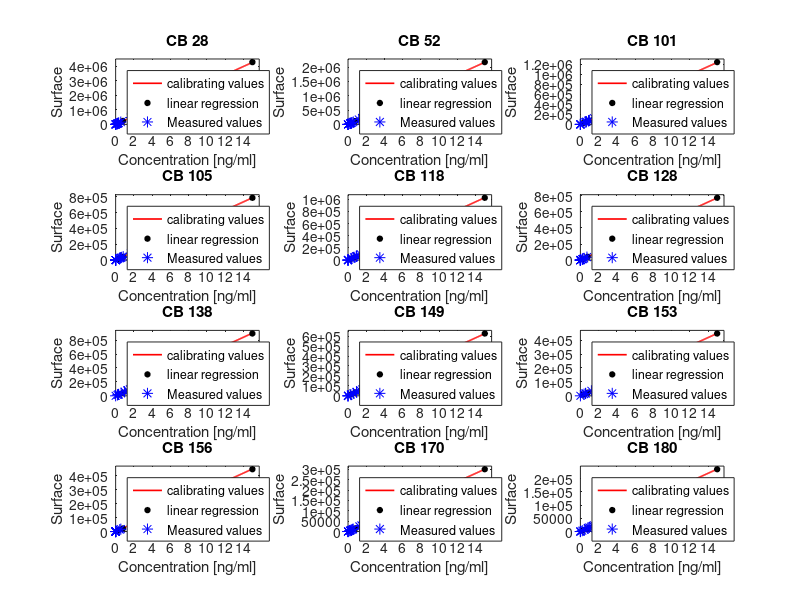

The MATLAB source for this figure: (Note: this script raises an error after producing the figure.)
clear all;
close all;
clc;
set(0,'DefaultFigureWindowStyle','docked');
load('data_PCB_PAH.mat');
load('data_PCB_old.mat');

% -------------------------------------------------------------------------
% Plotting the graphs for all PCB
% -------------------------------------------------------------------------

fig_PCB_all = figure(1);
PCB_concentrations = zeros(12,13);
%     PCB_concentrations_Unite = zeros(12,13);
%for each PCB:
for i=1:12
    pl = polyfit([PCB_calibrate(i,1) PCB_calibrate(i,3) PCB_calibrate(i,5) PCB_calibrate(i,7)],[PCB_calibrate(i,2) PCB_calibrate(i,4) PCB_calibrate(i,6) PCB_calibrate(i,8)],1);
    x = linspace(PCB_calibrate(i,1),PCB_calibrate(i,7),200);
    PCB_concentrations(i,:) = (PCB_datas(i,:))./pl(1);
%     PCB_concentrations_Unite(i,:) = PCB_concentrations(i,:)*0.946/5000;
    subplot(4,3,i);
    %linear regression
    lr = plot(x,pl(1)*x,'-','color','red','LineWidth',1.2);
    hold on
    %calibrating values
    plot(PCB_calibrate(i,1:2:end),PCB_calibrate(i,2:2:end),'o',...
        'color','black','Markersize',4,'MarkerFaceColor','black');
    %data values
    plot((PCB_datas(i,:))./pl(1),PCB_datas(i,:),'*','color','blue'...
        ,'markersize',8);
    hold off
    title(PCB_elements(i));
    legend('calibrating values','linear regression','Measured values','location','northwest');
    xlabel('Concentration [ng/ml]');
    ylabel('Surface');
    xmax = max([PCB_datas(i,:)./pl(1) PCB_calibrate(i,1:2:end)]);
    xlim([0 xmax*1.05]);
    ymax = max([PCB_datas(i,:) PCB_calibrate(i,2:2:end)]);
    ylim([0 ymax*1.05]);
end
suptitle('All PCBs detected in the sites of interest');
% % % % % % % saveas(fig_PCB_all,'./figures/PCB_all.png');ne pas lancer cette ligne de code!!!

% -------------------------------------------------------------------------
% Computing and plotting of total PCBs:
% -------------------------------------------------------------------------
PCB_totaux = zeros(13,1);
PCB_totaux = sum(PCB_concentrations);
PCB_totaux = PCB_totaux*0.946/5;
fig_PCB_Tot = figure(2);
bar(PCB_totaux)
Y = round(PCB_totaux,2);
text(1:length(Y),Y,num2str(Y'),'vert','bottom','horiz','center'); 
title('PCB totaux 2021');
set(gca,'XTickLabel',PCBPAHgroupNames);
ylabel('Concentration [ng/g]');
ylim([0 max(Y)*1.2]);
grid on
grid minor
saveas(fig_PCB_Tot,'./figures/PCB_Totaux_2021.png');

% -------------------------------------------------------------------------
% Computing of total PCBs over time
% -------------------------------------------------------------------------
%  Computing of total PCBs for 2019:
pl = zeros(size(PCB_2019_calibrate,1),2);
for i=1:size(pl,1)
    pl(i,:) = polyfit(PCB_2019_calibrate(i,1:2:end),PCB_2019_calibrate(i,2:2:end),1);
end
% x = linspace(0,50,200);
% y = x.*pl(:,1);
% plot(x,y);
PCB_2019_concentrations = diag(1./pl(:,1))*PCB_2019_datas;
PCB_2019_tot = sum(PCB_2019_concentrations,1)*0.946/5;
PCB_2019_tot_mean = [PCB_2019_tot(1),mean([PCB_2019_tot(2) PCB_2019_tot(3)])...
    ,PCB_2019_tot(4),PCB_2019_tot(5),PCB_2019_tot(6),mean([PCB_2019_tot(7)...
    PCB_2019_tot(8)]),PCB_2019_tot(9),mean([PCB_2019_tot(10),PCB_2019_tot(11)])];
% Computing of total PCBs for 2021 (adjusted to match with other years):
PCB_2021_tot_mean = [PCB_totaux(1),PCB_totaux(2),PCB_totaux(13),...
    mean([PCB_totaux(3) PCB_totaux(4)]),PCB_totaux(5),mean([PCB_totaux(11)...
    PCB_totaux(12)]),mean([PCB_totaux(6) PCB_totaux(7)]),PCB_totaux(8)];
% Computing matice with all values:
PCB_totaux_ot = zeros(size(PCB_tot_08to16,1)+2,size(PCB_tot_08to16,2));
PCB_totaux_ot(3:end,:) = PCB_tot_08to16;
PCB_totaux_ot(1,:) = PCB_2021_tot_mean;
PCB_totaux_ot(2,:) = PCB_2019_tot_mean;
PCB_totaux_ot = flipud(PCB_totaux_ot);
PCB_totaux_ot_years = [flipud(PCB_tot_08to16_years)' 2019 2021];
%removing an absurd value
PCB_totaux_ot(10,5) = 0;
% Plotting the graph for the total PCBs over the year
fig_PCB_over_time = figure(12);
for i=1:size(PCB_totaux_ot,2)
   subplot(4,2,i)
%    plot(PCB_totaux_ot_years, PCB_totaux_ot(:,i),'x','MarkerSize',12);
%    bar(PCB_totaux_ot_years, PCB_totaux_ot(:,i));
   bar(PCB_totaux_ot(:,i));
   hold on
   ylabel('Concentration [ng/ml]');
   title(extractAfter(PCB_tot_08to16_groupNames(i),'x'));
   Y = round(PCB_totaux_ot(:,i),2);
   text(1:length(Y),Y,num2str(Y),'vert','bottom','horiz','center');
   hold off
   set(gca,'XTickLabel',PCB_totaux_ot_years);
   ylim([0 max(PCB_totaux_ot(:,i))*1.2]);
   ylim([0 32]);
   if i == 5
      ylim([0 32]); 
   end
end
suptitle('Total concentration of PCBs over the years for each group');
% saveas(fig_PCB_over_time,'./figures/PCB_tot_over_time.png');
% -------------------------------------------------------------------------
% Plotting the graph for the 3 PCB of interest
% -------------------------------------------------------------------------
fig_PCB_ofInterest = figure(3);
for i=7:9
    pl = polyfit(PCB_calibrate(i,1:2:end),PCB_calibrate(i,2:2:end),1);
    x = linspace(0,PCB_calibrate(i,7),200);
    subplot(2,3,i-6);
    %linear regression
    lr = plot(x,pl(1)*x,'-','color','red','LineWidth',1.2);
    hold on
    %calibrating values
    plot(PCB_calibrate(i,1:2:end),PCB_calibrate(i,2:2:end),'o',...
        'color','black','Markersize',4,'MarkerFaceColor','black');
    %data values
    plot((PCB_datas(i,:))./pl(1),PCB_datas(i,:),'*','color','blue'...
        ,'markersize',8);
    plot(PCB_datas(i,1)/pl(1),PCB_datas(i,1),'o','markersize',6,...
        'MarkerFaceColor',[.0 1 .0],'MarkerEdgeColor',[.0 .3 .0]);
    hold off
    title(PCB_elements(i));
    legend('linear regression','calibrating values','Measured values',"1M's value",'location','northwest');
    xlabel('Concentration [ng/ml]');
    ylabel('Surface');
    xmax = max([PCB_datas(i,:)./pl(1) PCB_calibrate(i,1:2:end)]);
    xlim([0 xmax*1.05]);
    ymax = max([PCB_datas(i,:) PCB_calibrate(i,2:2:end)]);
    ylim([0 ymax*1.05]);
end
%zoom for our data:
for i=7:9
    pl = polyfit(PCB_calibrate(i,1:2:end),PCB_calibrate(i,2:2:end),1);
    x = linspace(0,PCB_calibrate(i,7),200);
    subplot(2,3,i-3);
    %linear regression
    lr = plot(x,pl(1)*x,'-','color','red','LineWidth',1.2);
    hold on
    %calibrating values
    plot(PCB_calibrate(i,1:2:end),PCB_calibrate(i,2:2:end),'o',...
        'color','black','Markersize',4,'MarkerFaceColor','black');
    %data values
    plot(PCB_datas(i,:)./pl(1),PCB_datas(i,:),'*','color','blue'...
        ,'markersize',6);
    %enlighting our result:
    x_1M = PCB_datas(i,1)/pl(1);
    y_1M = PCB_datas(i,1);
    color = [.3 .3 .3];
    plot([0 x_1M],[y_1M y_1M],'--','color',color,'LineWidth',1,'HandleVisibility','off');
    plot([x_1M x_1M],[0 y_1M],'--','color',color,'LineWidth',1,'HandleVisibility','off');
    plot(PCB_datas(i,1)/pl(1),PCB_datas(i,1),'o','markersize',6,...
        'MarkerFaceColor',[.0 1 .0],'MarkerEdgeColor',[.0 .3 .0]);
    text(x_1M*1.1,y_1M/2,[num2str(round(x_1M,3)) ' ng/ml']...
        ,'color',color,'Fontsize',12,'Fontweight','bold');
    hold off
    title('zoom');
    legend('linear regression','calibrating values','Measured values',...
        "1M's value",'location','northwest');
    xlabel('Concentration [ng/ml]');
    ylabel('Surface');
    xlim([0 3*x_1M]);
    ylim([0 2*y_1M]);
end
suptitle('PCB of interest for group 1M');
% saveas(fig_PCB_ofInterest,'./figures/PCB_ofInterest.png');

% -------------------------------------------------------------------------
% Plotting the graph for all PAH:
% -------------------------------------------------------------------------
PAH_concentrations = zeros(16,13);
fig_PAH_all = figure(4);
for i=4:16
    pl = polyfit(PAH_calibrate(i,1:2:end),PAH_calibrate(i,2:2:end),1);
    x = linspace(PAH_calibrate(i,1),PAH_calibrate(i,11),200);
    PAH_concentrations(i,:) = (PAH_datas(i,:))./pl(1);
    subplot(5,3,i-3);
    plot(x,pl(1)*x,'-','color','red','LineWidth',1.2);
    hold on
    plot(PAH_calibrate(i,1:2:end),PAH_calibrate(i,2:2:end),'o',...
    'color','black','Markersize',4,'MarkerFaceColor','black');
    plot((PAH_datas(i,:))./pl(1),PAH_datas(i,:),'*','color','blue'...
    ,'markersize',8);
%     plot(PAH_calibrate(i,1:2:end),PAH_calibrate(i,2:2:end),'d','color','blue');
%     hold on
%     plot(x,pl(1)*x,'-','color','blue');
%     plot((PAH_datas(i,:))./pl(1),PAH_datas(i,:),'x','color','red');
    hold off
    legend('calibrating values','linear regression','Measured values','location','northwest');
    xmax = max([PAH_datas(i,:)./pl(1) PAH_calibrate(i,1:2:end)]);
    xlim([0 xmax*1.05]);
    ymax = max([PAH_datas(i,:) PAH_calibrate(i,2:2:end)]);
    ylim([0 ymax*1.05]);
    title(PAH_elements(i));
    xlabel('Concentration [ng/ml]');
    ylabel('Surface');
end
suptitle('All PAHs detected in the sites of interest');
% % % % % % % saveas(fig_PAH_all,'./figures/PAH_all.png');ne pas lancer cette ligne de code!!!

% -------------------------------------------------------------------------
% Computation and plotting of total PAHs:
% -------------------------------------------------------------------------
PAH_totaux = zeros(13,1);
PAH_totaux = sum(PAH_concentrations);

fig_PAH_Tot = figure(5);
bar(PAH_totaux)
Y = round(PAH_totaux,2);
text(1:length(Y),Y,num2str(Y'),'vert','bottom','horiz','center'); 
title('PAH totaux 2021');
set(gca,'XTickLabel',PCBPAHgroupNames);
ylabel('Concentration [ng/ml]');
grid on
grid minor
% saveas(fig_PAH_Tot,'figures/PAH_Totaux.png');

% -------------------------------------------------------------------------
% Plotting the graph for the 6 PAH of interest
% -------------------------------------------------------------------------
fig_PAH_interest = figure(6);
for i=4:10
    if i ~= 9
        pl = polyfit(PAH_calibrate(i,1:2:end),PAH_calibrate(i,2:2:end),1);
        x = linspace(0,PAH_calibrate(i,11),200);
        if i == 10
            subplot(6,2,11);
        else
            subplot(6,2,(i-3)*2-1);
        end
        plot(x,pl(1)*x,'-','color','red','LineWidth',1.2);
        hold on
        plot(PAH_calibrate(i,1:2:end),PAH_calibrate(i,2:2:end),'o',...
        'color','black','Markersize',4,'MarkerFaceColor','black');
        plot((PAH_datas(i,:))./pl(1),PAH_datas(i,:),'*','color','blue'...
        ,'markersize',8);
        plot(PAH_datas(i,1)/pl(1),PAH_datas(i,1),'o','markersize',6,...
        'MarkerFaceColor',[.0 1 .0],'MarkerEdgeColor',[.0 .3 .0]);
        hold off
        title(PAH_elements(i));
        legend('calibrating values','linear regression','Measured values',"1M's value",'location','northwest');
        xlabel('Concentration [ng/ml]');
        xmax = max([PAH_datas(i,:)./pl(1) PAH_calibrate(i,1:2:end)]);
        xlim([0 xmax+100]);
        ymax = max([PAH_datas(i,:) PAH_calibrate(i,2:2:end)]);
        ylim([0 ymax*1.05]);
        ylabel('Surface');
    end
end
%zoom on our data
for i=4:10
    if i ~= 9
        pl = polyfit(PAH_calibrate(i,1:2:end),PAH_calibrate(i,2:2:end),1);
        x = linspace(0,PAH_calibrate(i,11),200);
        if i == 10
            subplot(6,2,12);
        else
            subplot(6,2,(i-3)*2);
        end
        plot(x,pl(1)*x,'-','color','red','LineWidth',1.2);
        hold on
        plot(PAH_calibrate(i,1:2:end),PAH_calibrate(i,2:2:end),'o',...
        'color','black','Markersize',4,'MarkerFaceColor','black');
        plot((PAH_datas(i,:))./pl(1),PAH_datas(i,:),'*','color','blue'...
        ,'markersize',8);
        %enlighting our result:
        x_1M = PAH_datas(i,1)/pl(1);
        y_1M = PAH_datas(i,1);
        color = [.3 .3 .3];
        plot([0 x_1M],[y_1M y_1M],'--','color',color,'LineWidth',1,'HandleVisibility','off');
        plot([x_1M x_1M],[0 y_1M],'--','color',color,'LineWidth',1,'HandleVisibility','off');
        plot(PAH_datas(i,1)/pl(1),PAH_datas(i,1),'o','markersize',6,...
        'MarkerFaceColor',[.0 1 .0],'MarkerEdgeColor',[.0 .3 .0]);
        text(x_1M*1.1,y_1M/2,[num2str(round(x_1M,3)) ' ng/ml']...
            ,'color',color,'Fontsize',12,'Fontweight','bold');
        hold off
        title('zoom');
        legend('calibrating values','linear regression','Measured values',"1M's value",'location','northwest');
        xlabel('Concentration [ng/ml]');
        xlim([0 3.5*x_1M]);
        ylim([0 2.5*y_1M]);
        ylabel('Surface');
    end
end
suptitle('PAH of interest for group 1M');
% % % % % % % saveas(fig_PAH_interest,'./figures/PAH_ofInterest.png');ne pas lancer cette ligne de code!!!
